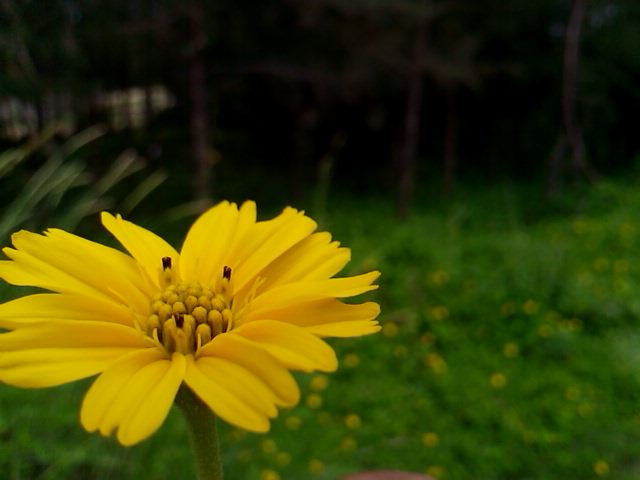
#> input picture flower.jpg, 640 x 480 px
$ python grayscale.py   (older library calls are emulated)
#> lines starting #> are read from the running program, lines starting #| are printed output that depends on the picture
# -*- coding: utf-8 -*-
"""

Simple Program to Convert a RGB Image to GreyScale

Created on Tue Apr 29 15:24:43 2014

@author: samarth (samarth.bhargav92@gmail.com)
referred:
    http://www.had2know.com/technology/rgb-to-gray-scale-converter.html
    http://en.wikipedia.org/wiki/Grayscale

"""

from scipy import misc
import numpy as np

import matplotlib.pyplot as plt
import matplotlib.cm as cm


def convertToGreyScale(image, method="weighted"):

    def getWeightedAvg(pixel):
        return 0.299*pixel[0] + 0.587*pixel[1] + 0.114*pixel[2]

    grey = np.zeros(image.shape[0:-1])
    for rownum in range(len(image)):
        for colnum in range(len(image[rownum])):
            if method == "average":
                grey[rownum][colnum] = np.average(image[rownum][colnum])
            elif method == "weighted":
                grey[rownum][colnum] = getWeightedAvg(image[rownum][colnum])

    return grey

if __name__ == "__main__":
    image = misc.imread('flower.jpg')
#> image is the input picture: shape (480, 640, 3); mean R, G, B 61.7, 64.9, 5.4

    grey = convertToGreyScale(image,method="average")
#> after the loop in convertToGreyScale, `for rownum in range(len(image)):`:
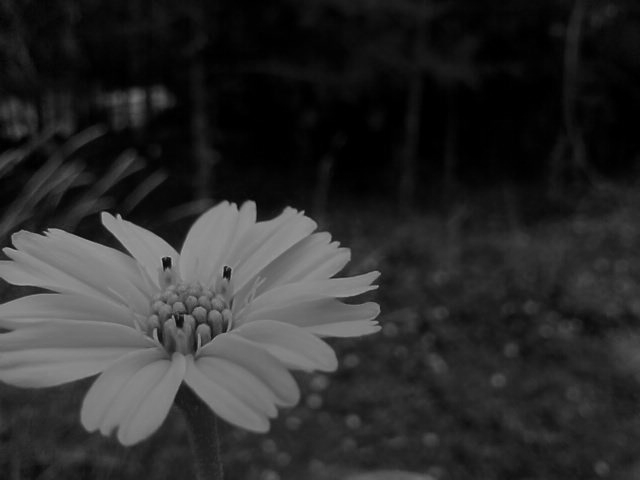
#> grey: shape (480, 640) float64; min 0, max 173, mean 44

    wgrey = convertToGreyScale(image)
#> call 2 of convertToGreyScale, with method = 'weighted'
#> after the loop in convertToGreyScale (call 2), `for rownum in range(len(image)):`:
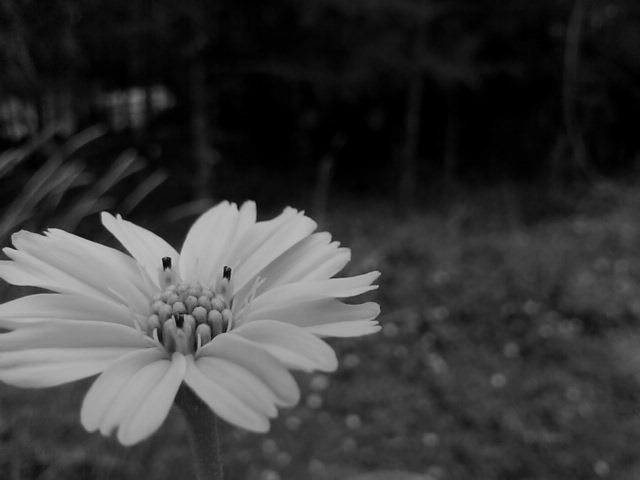
#> grey: shape (480, 640) float64; min 0, max 201.7, mean 57.1


    plt.subplot(2,2,1)
    plt.xticks([]),plt.yticks([])
    plt.title("Original")
    plt.imshow(image)

    plt.subplot(2,2,2)
    plt.xticks([]),plt.yticks([])
    plt.title("Average")
    plt.imshow(grey, cmap = cm.Greys_r)

    plt.subplot(2,2,3)
    plt.xticks([]),plt.yticks([])
    plt.title("Weighted Average")
    plt.imshow(wgrey, cmap = cm.Greys_r)


    plt.show()
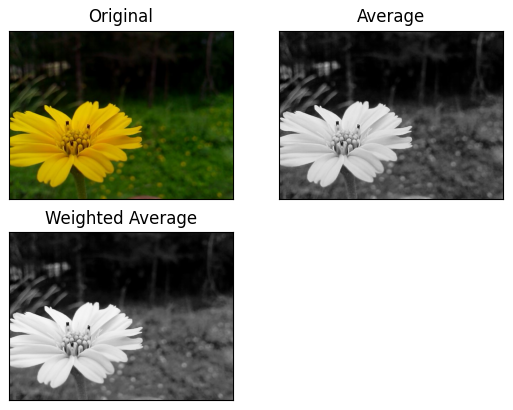
#> figure drawn by matplotlib, 3 panels
